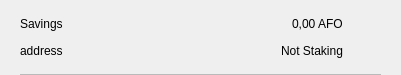
<?xml version="1.0" encoding="UTF-8"?>
<ui version="4.0">
 <class>CSRow</class>
 <widget class="QWidget" name="CSRow">
  <property name="geometry">
   <rect>
    <x>0</x>
    <y>0</y>
    <width>401</width>
    <height>75</height>
   </rect>
  </property>
  <property name="windowTitle">
   <string>Form</string>
  </property>
  <layout class="QVBoxLayout" name="verticalLayout">
   <property name="spacing">
    <number>0</number>
   </property>
   <property name="leftMargin">
    <number>20</number>
   </property>
   <property name="topMargin">
    <number>10</number>
   </property>
   <property name="rightMargin">
    <number>20</number>
   </property>
   <property name="bottomMargin">
    <number>0</number>
   </property>
   <item>
    <widget class="QWidget" name="info" native="true">
     <property name="minimumSize">
      <size>
       <width>0</width>
       <height>0</height>
      </size>
     </property>
     <layout class="QHBoxLayout" name="horizontalLayout_3">
      <property name="leftMargin">
       <number>0</number>
      </property>
      <property name="topMargin">
       <number>0</number>
      </property>
      <property name="rightMargin">
       <number>0</number>
      </property>
      <property name="bottomMargin">
       <number>10</number>
      </property>
      <item>
       <widget class="QWidget" name="container" native="true">
        <property name="minimumSize">
         <size>
          <width>0</width>
          <height>0</height>
         </size>
        </property>
        <layout class="QVBoxLayout" name="verticalLayout_2">
         <property name="spacing">
          <number>0</number>
         </property>
         <property name="leftMargin">
          <number>0</number>
         </property>
         <property name="topMargin">
          <number>0</number>
         </property>
         <property name="rightMargin">
          <number>0</number>
         </property>
         <property name="bottomMargin">
          <number>0</number>
         </property>
         <item>
          <layout class="QHBoxLayout" name="horizontalLayout">
           <item>
            <widget class="QLabel" name="labelName">
             <property name="toolTip">
              <string notr="true"/>
             </property>
             <property name="text">
              <string>Savings</string>
             </property>
            </widget>
           </item>
           <item>
            <spacer name="horizontalSpacer">
             <property name="orientation">
              <enum>Qt::Horizontal</enum>
             </property>
             <property name="sizeHint" stdset="0">
              <size>
               <width>40</width>
               <height>20</height>
              </size>
             </property>
            </spacer>
           </item>
           <item>
            <widget class="QLabel" name="labelAmount">
             <property name="text">
              <string>0,00 AFO</string>
             </property>
            </widget>
           </item>
          </layout>
         </item>
         <item>
          <layout class="QHBoxLayout" name="horizontalLayout_2">
           <item>
            <widget class="QLabel" name="labelAddress">
             <property name="toolTip">
              <string notr="true"/>
             </property>
             <property name="text">
              <string>address</string>
             </property>
            </widget>
           </item>
           <item>
            <spacer name="horizontalSpacer_2">
             <property name="orientation">
              <enum>Qt::Horizontal</enum>
             </property>
             <property name="sizeHint" stdset="0">
              <size>
               <width>40</width>
               <height>20</height>
              </size>
             </property>
            </spacer>
           </item>
           <item>
            <widget class="QLabel" name="labelStaking">
             <property name="text">
              <string>Not Staking</string>
             </property>
            </widget>
           </item>
          </layout>
         </item>
        </layout>
       </widget>
      </item>
      <item alignment="Qt::AlignHCenter|Qt::AlignVCenter">
       <widget class="QPushButton" name="pushButtonMenu">
        <property name="minimumSize">
         <size>
          <width>24</width>
          <height>24</height>
         </size>
        </property>
        <property name="maximumSize">
         <size>
          <width>32</width>
          <height>32</height>
         </size>
        </property>
        <property name="focusPolicy">
         <enum>Qt::NoFocus</enum>
        </property>
        <property name="styleSheet">
         <string notr="true">border:none; background-color:transparent;</string>
        </property>
        <property name="text">
         <string/>
        </property>
        <property name="icon">
         <iconset>
          <normaloff>://ic-menu-hover</normaloff>://ic-menu-hover</iconset>
        </property>
        <property name="iconSize">
         <size>
          <width>24</width>
          <height>24</height>
         </size>
        </property>
       </widget>
      </item>
     </layout>
    </widget>
   </item>
   <item>
    <widget class="QLabel" name="lblDivisory">
     <property name="minimumSize">
      <size>
       <width>0</width>
       <height>1</height>
      </size>
     </property>
     <property name="maximumSize">
      <size>
       <width>16777215</width>
       <height>1</height>
      </size>
     </property>
     <property name="styleSheet">
      <string notr="true">background-color:#bababa;</string>
     </property>
     <property name="text">
      <string/>
     </property>
     <property name="alignment">
      <set>Qt::AlignBottom|Qt::AlignLeading|Qt::AlignLeft</set>
     </property>
    </widget>
   </item>
  </layout>
 </widget>
 <resources/>
 <connections/>
</ui>
